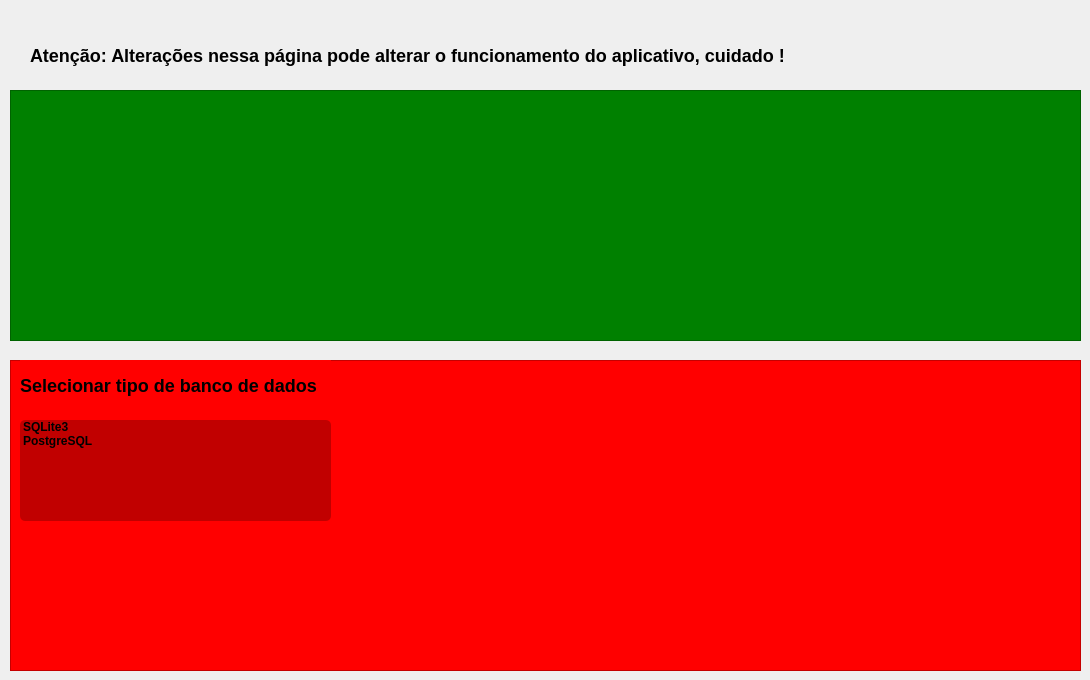
      <widget class="QWidget" name="page_7_config">
       <widget class="QLabel" name="label_21">
        <property name="geometry">
         <rect>
          <x>30</x>
          <y>30</y>
          <width>1001</width>
          <height>51</height>
         </rect>
        </property>
        <property name="styleSheet">
         <string notr="true">font-weight: bold;
color: black;
font-size: 18px;
border: 0;</string>
        </property>
        <property name="text">
         <string>Atenção: Alterações nessa página pode alterar o funcionamento do aplicativo, cuidado ! </string>
        </property>
       </widget>
       <widget class="QFrame" name="frame_17">
        <property name="geometry">
         <rect>
          <x>10</x>
          <y>360</y>
          <width>1071</width>
          <height>311</height>
         </rect>
        </property>
        <property name="styleSheet">
         <string notr="true">background: red</string>
        </property>
        <property name="frameShape">
         <enum>QFrame::StyledPanel</enum>
        </property>
        <property name="frameShadow">
         <enum>QFrame::Raised</enum>
        </property>
        <widget class="QListWidget" name="listWidget">
         <property name="geometry">
          <rect>
           <x>10</x>
           <y>60</y>
           <width>311</width>
           <height>101</height>
          </rect>
         </property>
         <property name="styleSheet">
          <string notr="true">color: black;
font-weight: bold;
border-radius: 5px;
background: rgba(6, 0, 0, 0.25);</string>
         </property>
         <item>
          <property name="text">
           <string>SQLite3</string>
          </property>
         </item>
         <item>
          <property name="text">
           <string>PostgreSQL</string>
          </property>
         </item>
        </widget>
        <widget class="QLabel" name="label_19">
         <property name="geometry">
          <rect>
           <x>10</x>
           <y>0</y>
           <width>311</width>
           <height>51</height>
          </rect>
         </property>
         <property name="styleSheet">
          <string notr="true">font-weight: bold;
color: black;
font-size: 18px;
border: 0;</string>
         </property>
         <property name="text">
          <string>Selecionar tipo de banco de dados</string>
         </property>
        </widget>
       </widget>
       <widget class="QFrame" name="frame_18">
        <property name="geometry">
         <rect>
          <x>10</x>
          <y>90</y>
          <width>1071</width>
          <height>251</height>
         </rect>
        </property>
        <property name="styleSheet">
         <string notr="true">background: green;</string>
        </property>
        <property name="frameShape">
         <enum>QFrame::StyledPanel</enum>
        </property>
        <property name="frameShadow">
         <enum>QFrame::Raised</enum>
        </property>
       </widget>
      </widget>
